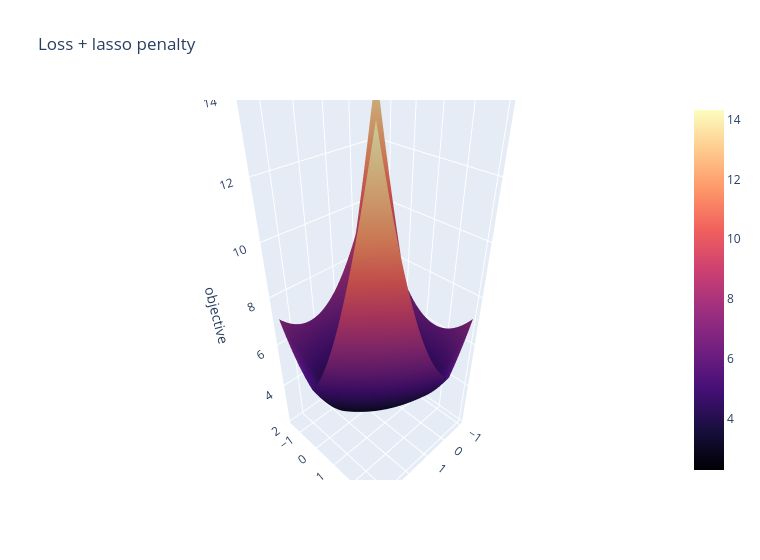

The notebook cell saved with this chart:
### Markdown cell above
### 9.2 Interactive Plotly version of 9.1 (lasso panel)

### Code cell
fig = go.Figure(go.Surface(x=w1[0], y=w2[:, 0], z=Zl, colorscale="Magma")); fig.update_layout(title="Loss + lasso penalty", width=760, height=560, scene=dict(xaxis_title="w1", yaxis_title="w2", zaxis_title="objective")); fig.show()
